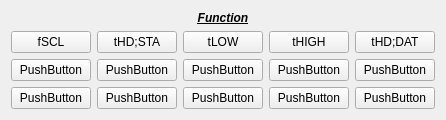
             <widget class="QWidget" name="tab">
              <attribute name="title">
               <string>Page</string>
              </attribute>
              <layout class="QGridLayout" name="gridLayout_13">
               <item row="0" column="0">
                <layout class="QVBoxLayout" name="verticalLayout" stretch="1,9">
                 <item>
                  <widget class="QLabel" name="label_28">
                   <property name="maximumSize">
                    <size>
                     <width>16777215</width>
                     <height>50</height>
                    </size>
                   </property>
                   <property name="font">
                    <font>
                     <pointsize>9</pointsize>
                     <weight>75</weight>
                     <italic>true</italic>
                     <bold>true</bold>
                     <underline>true</underline>
                    </font>
                   </property>
                   <property name="text">
                    <string>Function</string>
                   </property>
                   <property name="alignment">
                    <set>Qt::AlignCenter</set>
                   </property>
                  </widget>
                 </item>
                 <item>
                  <layout class="QGridLayout" name="gridLayout_14">
                   <item row="0" column="2">
                    <widget class="QPushButton" name="PB_Function_3">
                     <property name="text">
                      <string>tLOW</string>
                     </property>
                    </widget>
                   </item>
                   <item row="1" column="2">
                    <widget class="QPushButton" name="PB_Function_8">
                     <property name="text">
                      <string>PushButton</string>
                     </property>
                    </widget>
                   </item>
                   <item row="0" column="4">
                    <widget class="QPushButton" name="PB_Function_5">
                     <property name="text">
                      <string>tHD;DAT</string>
                     </property>
                    </widget>
                   </item>
                   <item row="0" column="0">
                    <widget class="QPushButton" name="PB_Function_1">
                     <property name="text">
                      <string>fSCL</string>
                     </property>
                    </widget>
                   </item>
                   <item row="3" column="3">
                    <widget class="QPushButton" name="pushButton_14">
                     <property name="text">
                      <string>PushButton</string>
                     </property>
                    </widget>
                   </item>
                   <item row="1" column="4">
                    <widget class="QPushButton" name="PB_Function_10">
                     <property name="text">
                      <string>PushButton</string>
                     </property>
                    </widget>
                   </item>
                   <item row="3" column="2">
                    <widget class="QPushButton" name="PB_Function_13">
                     <property name="text">
                      <string>PushButton</string>
                     </property>
                    </widget>
                   </item>
                   <item row="1" column="0">
                    <widget class="QPushButton" name="PB_Function_6">
                     <property name="text">
                      <string>PushButton</string>
                     </property>
                    </widget>
                   </item>
                   <item row="1" column="3">
                    <widget class="QPushButton" name="PB_Function_9">
                     <property name="text">
                      <string>PushButton</string>
                     </property>
                    </widget>
                   </item>
                   <item row="3" column="0">
                    <widget class="QPushButton" name="PB_Function_11">
                     <property name="text">
                      <string>PushButton</string>
                     </property>
                    </widget>
                   </item>
                   <item row="3" column="4">
                    <widget class="QPushButton" name="pushButton_15">
                     <property name="text">
                      <string>PushButton</string>
                     </property>
                    </widget>
                   </item>
                   <item row="1" column="1">
                    <widget class="QPushButton" name="PB_Function_7">
                     <property name="text">
                      <string>PushButton</string>
                     </property>
                    </widget>
                   </item>
                   <item row="0" column="1">
                    <widget class="QPushButton" name="PB_Function_2">
                     <property name="text">
                      <string>tHD;STA</string>
                     </property>
                    </widget>
                   </item>
                   <item row="3" column="1">
                    <widget class="QPushButton" name="PB_Function_12">
                     <property name="text">
                      <string>PushButton</string>
                     </property>
                    </widget>
                   </item>
                   <item row="0" column="3">
                    <widget class="QPushButton" name="PB_Function_4">
                     <property name="text">
                      <string>tHIGH</string>
                     </property>
                    </widget>
                   </item>
                  </layout>
                 </item>
                </layout>
               </item>
              </layout>
             </widget>
